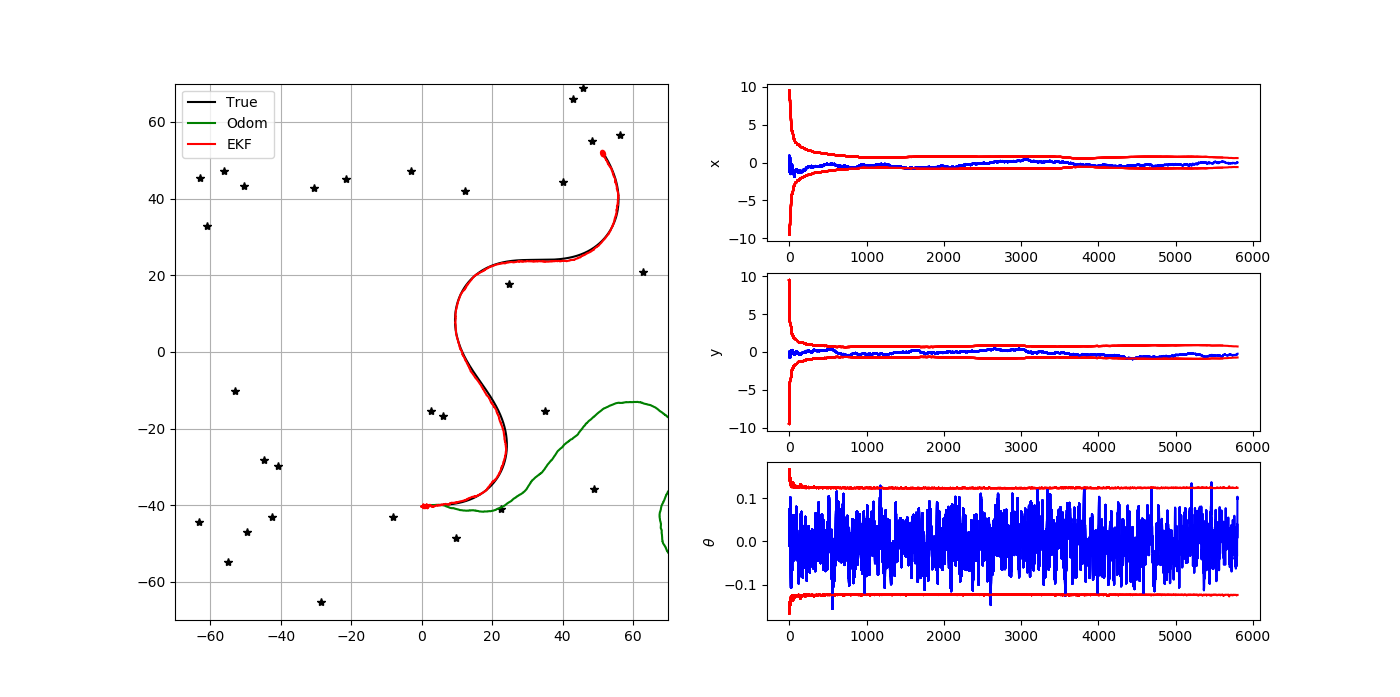

The script that saved this image:
from math import sin, cos, atan2, pi, sqrt
import matplotlib.pyplot as plt
import numpy as np


# ---- Helper functions ----

# Init displays
show_animation = True
f, (ax1, ax2) = plt.subplots(1, 2, sharey=True, figsize=(14, 7))
ax3 = plt.subplot(3, 2, 2)
ax4 = plt.subplot(3, 2, 4)
ax5 = plt.subplot(3, 2, 6)


# Display error ellipses
def plot_covariance_ellipse(xEst, PEst, axes, lineType):
    """
    Plot one covariance ellipse from covariance matrix
    """

    Pxy = PEst[0:2, 0:2]
    eigval, eigvec = np.linalg.eig(Pxy)

    if eigval[0] >= eigval[1]:
        bigind = 0
        smallind = 1
    else:
        bigind = 1
        smallind = 0

    if eigval[smallind] < 0:
        print('Pb with Pxy :\n', Pxy)
        exit()

    t = np.arange(0, 2 * pi + 0.1, 0.1)
    a = sqrt(eigval[bigind])
    b = sqrt(eigval[smallind])
    x = [3 * a * cos(it) for it in t]
    y = [3 * b * sin(it) for it in t]
    angle = atan2(eigvec[bigind, 1], eigvec[bigind, 0])
    rot = np.array([[cos(angle), sin(angle)],
                    [-sin(angle), cos(angle)]])
    fx = rot @ (np.array([x, y]))
    px = np.array(fx[0, :] + xEst[0, 0]).flatten()
    py = np.array(fx[1, :] + xEst[1, 0]).flatten()
    axes.plot(px, py, lineType)


# fit angle between -pi and pi
def angle_wrap(a):
    if (a > np.pi):
        a = a - 2 * pi
    elif (a < -np.pi):
        a = a + 2 * pi
    return a


# composes two transformations
def tcomp(tab, tbc):
    assert tab.ndim == 2
    assert tbc.ndim == 2

    result = tab[2, 0] + tbc[2, 0]

    result = angle_wrap(result)
    s = sin(tab[2, 0])
    c = cos(tab[2, 0])
    tac = tab[0:2] + np.array([[c, -s], [s, c]]) @ tbc[0:2]
    tac = np.vstack((tac, result))

    return tac


# ---- Simulator functions ----

# return true control at step k
def get_robot_control(k):
    global nSteps
    # generate  sin trajectory
    u = np.array([[0, 0.025,  0.1*np.pi / 180 * sin(3*np.pi * k / nSteps)]]).T
    return u


# simulate new true robot position
def simulate_world(k):
    global xTrue
    u = get_robot_control(k)
    xTrue = tcomp(xTrue, u)
    xTrue[2, 0] = angle_wrap(xTrue[2, 0])


# computes and returns noisy odometry
def get_odometry(k):
    global xOdom  # internal to robot low-level controller
    global QTrue

    u = get_robot_control(k)
    xnow = tcomp(xOdom, u)
    uNoise = np.sqrt(QTrue) @ np.random.randn(3)
    uNoise = np.array([uNoise]).T
    xnow = tcomp(xnow, uNoise)
    xOdom = xnow
    u = u + uNoise
    return xnow, u


# generate a noisy observation of a random feature
def get_observation(k):

    global Map, xTrue, PYTrue
    iFeature = np.random.randint(0, Map.shape[1] - 1)
    zNoise = np.sqrt(PYTrue) @ np.random.randn(2)
    zNoise = np.array([zNoise]).T

    if k > 2500 and k < 3500:
        z = None
        return [z, iFeature]
    z = observation_model(xTrue, iFeature, Map) + zNoise
    z[1, 0] = angle_wrap(z[1, 0])
    
    return [z, iFeature]


# ---- model functions ----

# evolution model (f)
def motion_model(x, u):
    xPred = tcomp(x, u)
    xPred[2, 0] = angle_wrap(xPred[2, 0])
    return xPred


# observation model (h)
def observation_model(xVeh, iFeature, Map):
    Delta = Map[0:2, iFeature:(iFeature+1)]-xVeh[0:2]
    z = np.array([[np.linalg.norm(Delta)], [
        atan2(Delta[1], Delta[0]) - xVeh[2, 0]]])
    z[1, 0] = angle_wrap(z[1, 0])
    return z


# ---- Jacobian functions to be completed ----

# h(x) Jacobian wrt x
def get_obs_jac(xPred, iFeature, Map):
    jH = np.zeros((2, 3))
    
    # DOING
    xt = xPred[0][0]
    yt = xPred[1][0]
    tht = xPred[2][0]

    xObs = Map[0:2, iFeature:(iFeature+1)]
    xk = xObs[0][0]
    yk = xObs[1][0]
    
    dist2 = (xk-xt)**2 + (yk - yt)**2
    dist = sqrt(dist2)
    jH = np.array([[-(xk - xt)/dist, -(yk - yt)/dist, 0.0],
                   [(yk - yt)/dist2, -(xk - xt)/dist2, -1.0]])
    # print("xk", xt)
    
    return jH


# f(x,u) Jacobian wrt x
def A(x, u):
    Jac = np.zeros((3, 3))

    # DONE
    Jac = np.array([[1.0, 0.0, -u[0]*sin(x[2]) - u[1]*cos(x[2])],
                    [0.0, 1.0, u[0]*cos(x[2]) - u[1]*sin(x[2])],
                    [0.0, 0.0, 1.0]])
    return Jac


# f(x,u) Jacobian wrt u
def B(x, u):
    Jac = np.zeros((3, 3))

    # DONE
    Jac = np.array([[cos(x[2]), -sin(x[2]), 0.0],
                    [sin(x[2]), cos(x[2]), 0.0],
                    [0.0, 0.0, 1.0]])

    return Jac


# ---- Gloabl variables ----

# Simulation length
nSteps = 6000

# Location of landmarks
Map = 140*np.random.rand(2, 30)-70

# True covariance of errors used for simulating robot movements
QTrue = np.diag([0.01, 0.01, 1*pi/180]) ** 2
PYTrue = np.diag([5.0, 6*pi/180]) ** 2

# Modeled errors used in the Kalman filter process
QEst = np.eye(3, 3) @ QTrue
PYEst = np.eye(2, 2) @ PYTrue

# initial conditions
xTrue = np.array([[1, -40, -pi/2]]).T
xOdom = xTrue
xEst = xTrue
PEst = 10 * np.diag([1, 1, (1*pi/180)**2])

# Init history matrixes
hxEst = xEst
hxTrue = xTrue
hxOdom = xOdom
hxError = np.abs(xEst-xTrue)  # pose error
hxVar = np.sqrt(np.diag(PEst).reshape(3, 1))  # state std dev


for k in range(1, nSteps):

    # Simlulate robot motion
    simulate_world(k)

    # Get odometry measurements
    xOdom, u = get_odometry(k)

    # Kalman prediction
    xPred = motion_model(xEst, u)  # function f
    PPred = A(xEst, u) @ PEst @ A(xEst, u).T + B(xEst, u) @ QEst @ B(xEst, u).T

    # Get random landmark observation
    [z, iFeature] = get_observation(k)

    if z is not None:
        # Predict observation
        zPred = observation_model(xPred, iFeature, Map)

        # get observation Jacobian
        H = get_obs_jac(xPred, iFeature, Map)

        # compute observation error (innovation)
        Innov = z-zPred
        Innov[1, 0] = angle_wrap(Innov[1, 0])

        # compute Kalman gain
        S = H @ PPred @ H.T + PYEst
        W = PPred @ H.T @ np.linalg.inv(S)

        # perform kalman update
        xEst = xPred + W @ Innov
        xEst[2, 0] = angle_wrap(xEst[2, 0])

        PEst = PPred - W @ H @ PPred
        PEst = 0.5 * (PEst + PEst.T)  # ensure symetry

    else:
        # there was no observation available
        xEst = xPred
        PEst = PPred

    # store data history
    hxTrue = np.hstack((hxTrue, xTrue))
    hxOdom = np.hstack((hxOdom, xOdom))
    hxEst = np.hstack((hxEst, xEst))
    err = xEst - xTrue
    err[2, 0] = angle_wrap(err[2, 0])
    hxError = np.hstack((hxError, err))
    hxVar = np.hstack((hxVar, np.sqrt(np.diag(PEst).reshape(3, 1))))

    # plot every 15 updates
    if show_animation and k % 200 == 0:
        # for stopping simulation with the esc key.
        plt.gcf().canvas.mpl_connect('key_release_event',
                    lambda event: [exit(0) if event.key == 'escape' else None])

        ax1.cla()

        # Plot true landmark and trajectory
        ax1.plot(Map[0, :], Map[1, :], "*k")
        ax1.plot(hxTrue[0, :], hxTrue[1, :], "-k", label="True")

        # Plot odometry trajectory
        ax1.plot(hxOdom[0, :], hxOdom[1, :], "-g", label="Odom")

        # Plot estimated trajectory an pose covariance
        ax1.plot(hxEst[0, :], hxEst[1, :], "-r", label="EKF")
        ax1.plot(xEst[0], xEst[1], ".r")
        plot_covariance_ellipse(xEst,
                                PEst, ax1, "--r")

        ax1.axis([-70, 70, -70, 70])
        ax1.grid(True)
        ax1.legend()

        # plot errors curves
        ax3.plot(hxError[0, :], 'b')
        ax3.plot(3.0 * hxVar[0, :], 'r')
        ax3.plot(-3.0 * hxVar[0, :], 'r')
        ax3.set_ylabel('x')

        ax4.plot(hxError[1, :], 'b')
        ax4.plot(3.0 * hxVar[1, :], 'r')
        ax4.plot(-3.0 * hxVar[1, :], 'r')
        ax4.set_ylabel('y')

        ax5.plot(hxError[2, :], 'b')
        ax5.plot(3.0 * hxVar[2, :], 'r')
        ax5.plot(-3.0 * hxVar[2, :], 'r')
        ax5.set_ylabel(r"$\theta$")

        plt.pause(0.001)

plt.savefig('EKFLocalization.png')
print("Press Q in figure to finish...")
plt.show()
